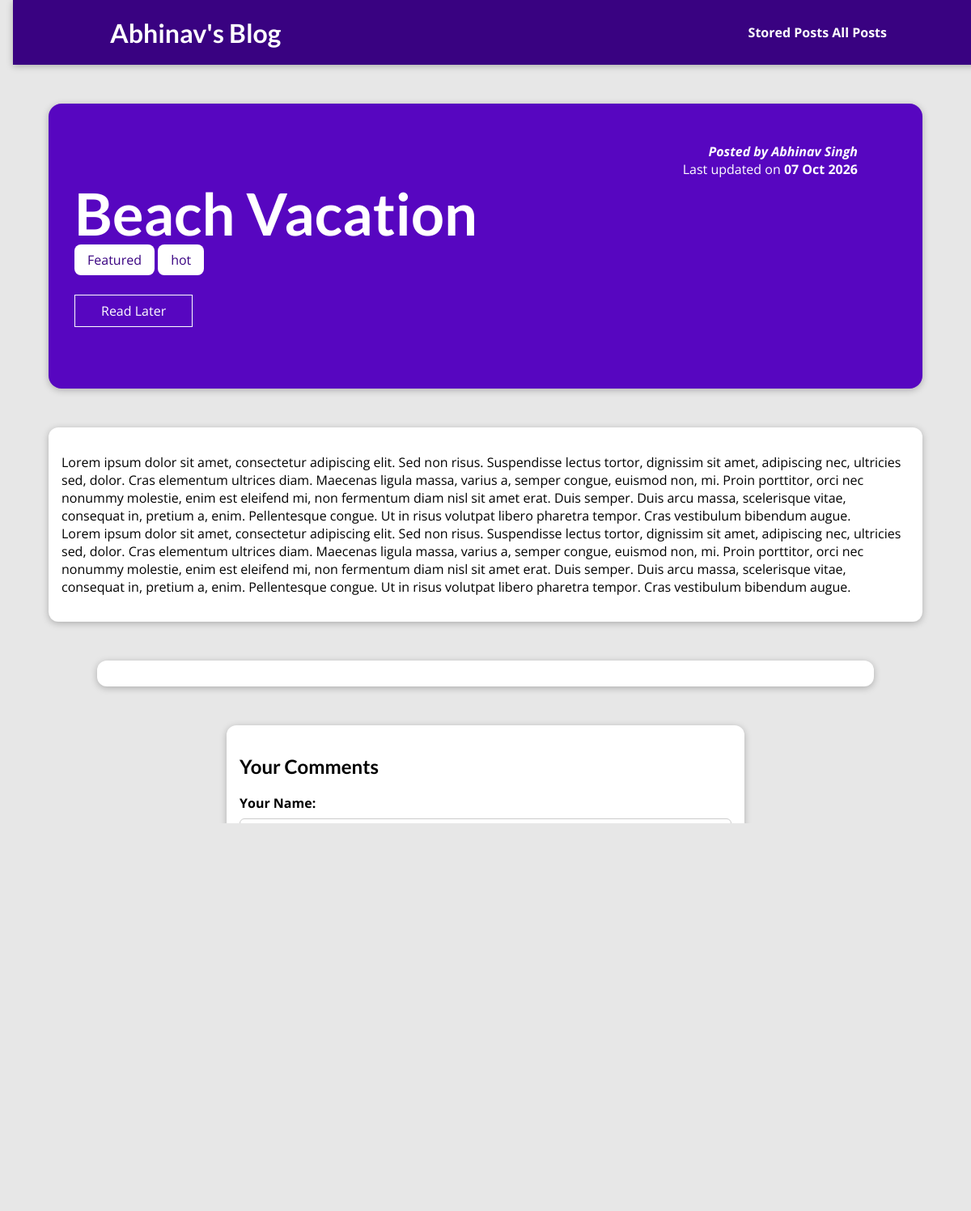
Before: /posts/beach-vacation with the older database file.
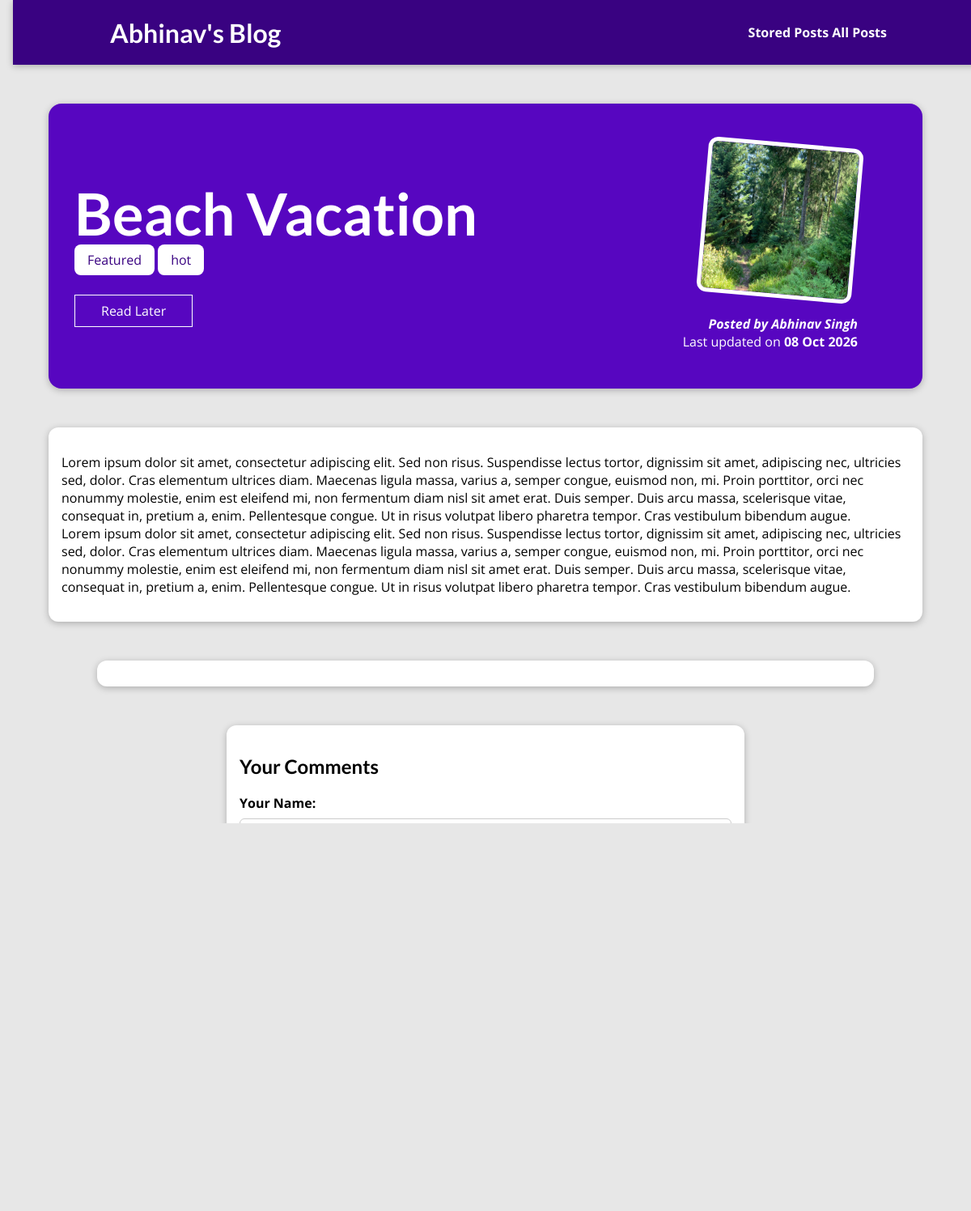
After: the same page with the newer database file.
### blog/models.py (models this page shows, shortened)
class Post(models.Model):
    title = models.CharField(max_length=150)
    excerpt = models.CharField(max_length=200)
    image = models.ImageField(upload_to="posts", null=True)
    date = models.DateField(auto_now=True)
    slug = models.SlugField(unique=True, db_index=True)
    content = models.TextField(validators=[MinLengthValidator(10)])
    author = models.ForeignKey(Author, on_delete=models.SET_NULL, null=True, related_name="posts")
    tags = models.ManyToManyField(Tag)

class Tag(models.Model):
    caption = models.CharField(max_length=20)

class Author(models.Model):
    first_name = models.CharField(max_length=50)
    last_name = models.CharField(max_length=50)
    email = models.EmailField(max_length=254, unique=True)
    def full_name(self):
        return f"{self.first_name} {self.last_name}"
    def __str__(self):
        return self.full_name()

### blog/views.py (the view)
# urls.py: path("posts/<slug:slug>", views.SingletonPostView.as_view(), name="post-detail-page"),
class SingletonPostView(View):
    template_name = "blog/post-detail.html"
    def is_stored_post(self, request, post_id):
        return post_id in request.session.get("stored_posts", [])
    def render_post(self, request, post, comment_form):
        context = {
            "post": post,
            "post_tags": post.tags.all(),
            "comment_form": comment_form,
            "comments": post.comments.all().order_by("-id"),
            "saved_for_later": self.is_stored_post(request, post.id),
        }
        return render(request, self.template_name, context)
    def get(self, request, slug):
        post = get_object_or_404(Post, slug=slug)
        return self.render_post(request, post, CommentForm())
    def post(self, request, slug):
        post = get_object_or_404(Post, slug=slug)
        comment_form = CommentForm(request.POST)
        if comment_form.is_valid():
            comment = comment_form.save(commit=False)
            comment.post = post
            comment.save()
            return HttpResponseRedirect(reverse("post-detail-page", args=[slug]))
        return self.render_post(request, post, comment_form)

### blog/forms.py
class CommentForm(forms.ModelForm):
    class Meta:
        model = Comment
        exclude = ["post"]
        labels = {
            "user_name":"Your Name",
            "user_email":"Your Email",
            "text": "Your Comment"
        }

### blog/templates/blog/post-detail.html (shortened to what this page needs)
{% extends "base.html" %}
{% load static %}
{% block css_files %}
    <link rel="stylesheet" href="{% static 'blog/post-detail.css' %}"/>
{% endblock %}
{% block content %}
    <section id = "summary">
        <h2>{{ post.title }}</h2>
        <div>
            {% for tag in post_tags %}
                <span class="tag">{{ tag.caption }}</span>
            {% endfor %}
        </div>
        <div id = "read-later">
            <form action="{% url "read-later" %}" method="POST">
                <button>
                    {% if saved_for_later %}
                        Remove from "Read Later" List
                    {%else%}
                        Read Later
                    {%endif%}
                </button>
            </form>
        </div>
        <article>
            {% if post.image %}
                <img src="{{ post.image.url }}" alt="{{ post.title }}">
            {% endif %}
            {% if post.author %}
                <address>Posted by <a href="mailto:{{ post.author.email }}">{{ post.author }}</a></address>
            {% endif %}
            <div>
                Last updated on <time> {{ post.date|date:"d M Y" }} </time>
            </div>
        </article>
    </section>
    <main>
        {{post.content|linebreaks}}
    </main>
    <section id="comments">
    </section>
    <div>
    <section id="comment-form">
        <h2>Your Comments</h2>
        <form action="{% url "post-detail-page" post.slug %}" method="POST" novalidate>
            {% for form_field in comment_form %}
                <div class ="form-control {% if form_field.errors %} invalid{% endif %}">
                    {{ form_field.label_tag }}
                    {{ form_field }}
                </div>
            {% endfor %}
            <button>Save Comments</button>
        </form>
    </section>
    </div>
{% endblock %}

### templates/base.html (shortened to what this page needs)
{% load static %}
<!DOCTYPE html>
<html lang="en">
<head>
    <link rel="stylesheet" href="{% static 'app.css' %}">
    {% block css_files%}
    {% endblock %}
</head>
<body>
    <header id ="main-navigation">
        <h1><a href="{% url 'starting-page' %}">Abhinav's Blog</a></h1>
        <nav>
            <a href="{% url 'read-later' %}">Stored Posts</a>
            <a href="{% url 'posts-page' %}">All Posts</a>
        </nav>
    </header>
    {% block content %}
    {% endblock %}
</body>
</html>

### static/app.css (style rules this page uses)
* { box-sizing: border-box; }
html { font-family: 'Open Sans', 'Lato', sans-serif; }
body { margin: 0; }
h1, h2, h3 { font-family: 'Lato', sans-serif; font-weight: bold; }
#main-navigation { width: 100%; height: 5rem; display: flex; justify-content: space-between; align-items: center; padding: 0 10%; position: absolute; top: 0; left: 0; margin-left: 1rem; }
#main-navigation a { text-decoration: none; color: white; font-weight: bold; }

### blog/static/blog/post-detail.css (style rules this page uses)
body { background-color: #e7e7e7; }
#main-navigation { background-color: #390281; box-shadow: 0 2px 8px rgba(0, 0, 0, 0.25); }
#summary { margin: 8rem auto 3rem auto; padding: 2rem; width: 90%; max-width: 90rem; border-radius: 16px; background-color: #5706c0; position: relative; box-shadow: 0 2px 8px rgba(0, 0, 0, 0.25); height: 22rem; }
#summary h2 { color: white; font-size: 4.5rem; margin-bottom: 0.25rem; }
#summary article { position: absolute; top: 2rem; right: 3rem; padding: 1rem 2rem; border-radius: 12px; text-align: right; color: white; }
#summary article img { width: 12rem; height: 12rem; border-radius: 12px; transform: rotateZ(5deg); border: 5px solid white; margin-bottom: 1rem; }
#summary address { font-weight: bold; }
#summary a { color: white; text-decoration: none; }
#summary time { font-weight: bold; }
#read-later { margin: 2rem 0; }
#read-later button { background-color: transparent; border: 1px solid white; padding: 0.5rem 2rem; font: inherit; color: white; cursor: pointer; }
main { width: 90%; max-width: 90rem; margin: 3rem auto; background-color: white; padding: 1rem; border-radius: 12px; box-shadow: 0 2px 8px rgba(0, 0, 0, 0.25); }
.tag { background-color: white; color: #390281; padding: 0.5rem 1rem; border-radius: 8px; }
#comment-form { margin: 3rem auto; width: 90%; max-width: 40rem; border-radius: 12px; background-color: white; box-shadow: 0 2px 8px rgba(0, 0, 0, 0.25); padding: 1rem; }
#comment-form button { font: inherit; background-color: #390281; color: white; border: 1px solid #390281; padding: 0.5rem 1.5rem; border-radius: 6px; cursor: pointer; }
.form-control { margin-bottom: 1rem; }
.form-control label { font-weight: bold; margin-bottom: 0.5rem; display: block; }
.form-control input, .form-control textarea { display: block; width: 100%; font: inherit; padding: 0.25rem; border-radius: 6px; border: 1px solid #ccc; }
#comments { margin: 3rem auto; width: 90%; max-width: 60rem; border-radius: 12px; background-color: white; box-shadow: 0 2px 8px rgba(0, 0, 0, 0.25); padding: 1rem 2rem; }

Changed rows visible on the page:
changed Post "Beach Vacation": image: picture added; date "07 Oct 2026" → "08 Oct 2026"
